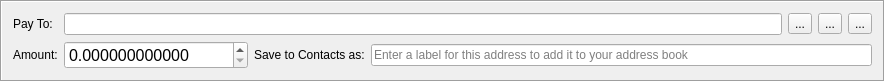
<?xml version="1.0" encoding="UTF-8"?>
<ui version="4.0">
 <class>TransferFrame</class>
 <widget class="QFrame" name="TransferFrame">
  <property name="geometry">
   <rect>
    <x>0</x>
    <y>0</y>
    <width>885</width>
    <height>80</height>
   </rect>
  </property>
  <property name="windowTitle">
   <string>Frame</string>
  </property>
  <property name="frameShape">
   <enum>QFrame::Box</enum>
  </property>
  <property name="frameShadow">
   <enum>QFrame::Sunken</enum>
  </property>
  <layout class="QGridLayout" name="gridLayout">
   <item row="0" column="0">
    <widget class="QLabel" name="label">
     <property name="text">
      <string>Pay To:</string>
     </property>
    </widget>
   </item>
   <item row="0" column="1" colspan="2">
    <layout class="QHBoxLayout" name="horizontalLayout_2">
     <item>
      <widget class="QLineEdit" name="m_addressEdit">
       <property name="clearButtonEnabled">
        <bool>false</bool>
       </property>
      </widget>
     </item>
     <item>
      <widget class="QToolButton" name="m_addressBookButton">
       <property name="toolTip">
        <string>Select recipient from Address Book</string>
       </property>
       <property name="text">
        <string>...</string>
       </property>
       <property name="icon">
        <iconset resource="../../resources.qrc">
         <normaloff>:/icons/add_recepient</normaloff>:/icons/add_recepient</iconset>
       </property>
      </widget>
     </item>
     <item>
      <widget class="QToolButton" name="m_pasteButton">
       <property name="toolTip">
        <string>Paste from clipboard</string>
       </property>
       <property name="text">
        <string>...</string>
       </property>
       <property name="icon">
        <iconset resource="../../resources.qrc">
         <normaloff>:/icons/paste</normaloff>:/icons/paste</iconset>
       </property>
      </widget>
     </item>
     <item>
      <widget class="QToolButton" name="m_removeButton">
       <property name="toolTip">
        <string>Remove recepient</string>
       </property>
       <property name="text">
        <string>...</string>
       </property>
       <property name="icon">
        <iconset resource="../../resources.qrc">
         <normaloff>:/icons/remove</normaloff>:/icons/remove</iconset>
       </property>
      </widget>
     </item>
    </layout>
   </item>
   <item row="1" column="0">
    <widget class="QLabel" name="label_3">
     <property name="text">
      <string>Amount:</string>
     </property>
    </widget>
   </item>
   <item row="1" column="1">
    <widget class="QDoubleSpinBox" name="m_amountSpin">
     <property name="font">
      <font>
       <pointsize>12</pointsize>
      </font>
     </property>
     <property name="cursor">
      <cursorShape>IBeamCursor</cursorShape>
     </property>
     <property name="layoutDirection">
      <enum>Qt::LeftToRight</enum>
     </property>
     <property name="locale">
      <locale language="English" country="UnitedStates"/>
     </property>
     <property name="suffix">
      <string notr="true"/>
     </property>
     <property name="decimals">
      <number>12</number>
     </property>
     <property name="maximum">
      <double>99999999999.999998999</double>
     </property>
    </widget>
   </item>
   <item row="1" column="2">
    <layout class="QHBoxLayout" name="horizontalLayout">
     <item>
      <widget class="QLabel" name="label_2">
       <property name="text">
        <string>Save to Contacts as:</string>
       </property>
      </widget>
     </item>
     <item>
      <widget class="QLineEdit" name="m_labelEdit">
       <property name="maxLength">
        <number>50</number>
       </property>
       <property name="placeholderText">
        <string>Enter a label for this address to add it to your address book</string>
       </property>
      </widget>
     </item>
    </layout>
   </item>
  </layout>
 </widget>
 <tabstops>
  <tabstop>m_addressEdit</tabstop>
  <tabstop>m_amountSpin</tabstop>
  <tabstop>m_labelEdit</tabstop>
  <tabstop>m_addressBookButton</tabstop>
  <tabstop>m_pasteButton</tabstop>
  <tabstop>m_removeButton</tabstop>
 </tabstops>
 <resources>
  <include location="../../resources.qrc"/>
 </resources>
 <connections>
  <connection>
   <sender>m_removeButton</sender>
   <signal>clicked()</signal>
   <receiver>TransferFrame</receiver>
   <slot>close()</slot>
   <hints>
    <hint type="sourcelabel">
     <x>862</x>
     <y>21</y>
    </hint>
    <hint type="destinationlabel">
     <x>442</x>
     <y>60</y>
    </hint>
   </hints>
  </connection>
  <connection>
   <sender>m_addressBookButton</sender>
   <signal>clicked()</signal>
   <receiver>TransferFrame</receiver>
   <slot>addressBookClicked()</slot>
   <hints>
    <hint type="sourcelabel">
     <x>786</x>
     <y>21</y>
    </hint>
    <hint type="destinationlabel">
     <x>442</x>
     <y>60</y>
    </hint>
   </hints>
  </connection>
  <connection>
   <sender>m_pasteButton</sender>
   <signal>clicked()</signal>
   <receiver>TransferFrame</receiver>
   <slot>pasteClicked()</slot>
   <hints>
    <hint type="sourcelabel">
     <x>824</x>
     <y>21</y>
    </hint>
    <hint type="destinationlabel">
     <x>442</x>
     <y>60</y>
    </hint>
   </hints>
  </connection>
  <connection>
   <sender>m_amountSpin</sender>
   <signal>valueChanged(double)</signal>
   <receiver>TransferFrame</receiver>
   <slot>amountValueChange()</slot>
   <hints>
    <hint type="sourcelabel">
     <x>150</x>
     <y>56</y>
    </hint>
    <hint type="destinationlabel">
     <x>442</x>
     <y>39</y>
    </hint>
   </hints>
  </connection>
  <connection>
   <sender>m_removeButton</sender>
   <signal>clicked()</signal>
   <receiver>TransferFrame</receiver>
   <slot>amountValueChange()</slot>
   <hints>
    <hint type="sourcelabel">
     <x>861</x>
     <y>23</y>
    </hint>
    <hint type="destinationlabel">
     <x>442</x>
     <y>39</y>
    </hint>
   </hints>
  </connection>
  <connection>
   <sender>m_addressEdit</sender>
   <signal>textEdited(QString)</signal>
   <receiver>TransferFrame</receiver>
   <slot>addressEdited(QString)</slot>
   <hints>
    <hint type="sourcelabel">
     <x>460</x>
     <y>18</y>
    </hint>
    <hint type="destinationlabel">
     <x>442</x>
     <y>66</y>
    </hint>
   </hints>
  </connection>
 </connections>
 <slots>
  <slot>addressBookClicked()</slot>
  <slot>pasteClicked()</slot>
  <slot>addressEdited(QString)</slot>
 </slots>
</ui>
